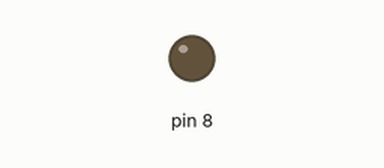
A sketch run on a simulated Arduino Uno, built with avr-gcc and run on an emulated ATmega328P. On the bench: output pins drawn as LEDs (lit = HIGH).

Above: at 7.0 s.
At 16.0 s:
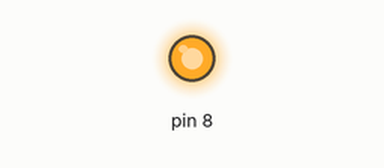
Timing chart, 0 to 27.3 s (numbered marks = the images above):
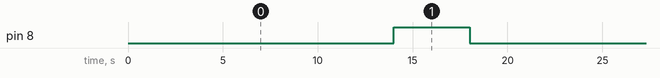

The sketch:

sketch_feb11a.ino
```cpp
void setup() {
  pinMode((2,7,8),OUTPUT);

  // put your setup code here, to run once:

}

void loop() {
  digitalWrite(2,HIGH);
  delay(4000);

  digitalWrite(2,LOW);
  delay(3000);
  digitalWrite(7,HIGH);
  delay(4000);

  digitalWrite(7,LOW);
  delay(3000);
 digitalWrite(8,HIGH);
  delay(4000);

  digitalWrite(8,LOW);
  delay(3000);


  // put your main code here, to run repeatedly:

}
```

Measured:
- by itself, pin 8: alternates HIGH for 4.0 s and LOW for 17.0 s
